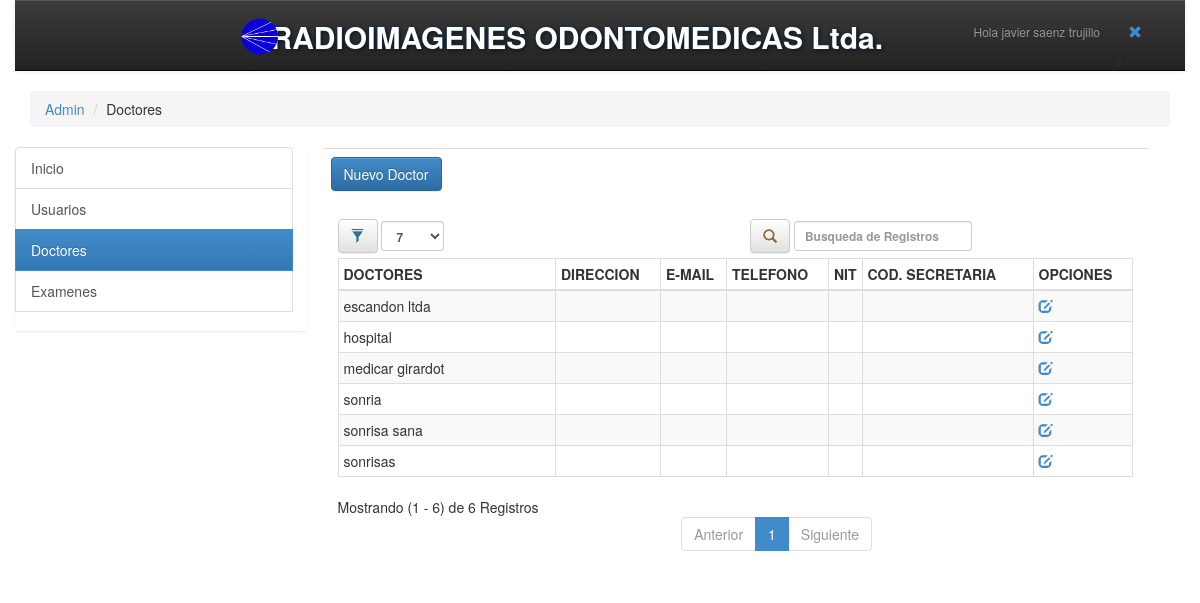
/usuarios/admin/tablas/doctores/index.php (signed in), run on the app's committed database.
### tables this page shows
CREATE TABLE `usuario` (
  `id_usuario` int(11) NOT NULL,
  `nom_usuario` varchar(40) NOT NULL,
  `nick` varchar(10) NOT NULL,
  `clave` varchar(10) NOT NULL,
  `tipo` int(1) NOT NULL
);

CREATE TABLE `dr` (
  `id_doctor` int(11) NOT NULL,
  `nom_doctor` varchar(40) NOT NULL
);

### usuarios/admin/tablas/doctores/index.php (the view, shortened to what this page needs)
<?php
include('../../../../cp/conexion.php');
$id=$_SESSION['id'];
$sql =" SELECT *
        FROM  usuario
        WHERE id_usuario=$id";
$consulta = $enlace->query($sql);
$reg = $consulta->fetch_object();
if($reg->tipo=="1"){
$url_logo="../../../../cp/";
$sqlcc =" SELECT * FROM  dr  ";
$listarcc = $enlace->query($sqlcc);
?>
<!DOCTYPE html>
<html>
<head>
        <link href="../../../../cp/bootstrap/css/bootstrap.css" rel="stylesheet">
        <link href="../../../../cp/bootstrap/css/bootstrap-theme.css" rel="stylesheet">
</head>
<body>
<div class="container">
  <header class="row"><nav class="navbar navbar-default navbar-static-top navbar-inverse">
  <div class="container-fluid ">
    <div class="navbar-header  navbar-right">
      <ul class="navbar-nav nav">
         <li ><a href="../../php/editaru.php" class="navbar-brand"><h6>Hola <?php echo $reg->nom_usuario;?></h6></a></li>
                <li><form action='../../../../index.php' method='POST'>
                  <a href="#" class="navbar-brand">
                    <center><button id='salir' name='salir' class="btn btn-link" value='1' >
                    <span class="glyphicon glyphicon-remove"></span> </button></center></a></form>
               ></li>
      </ul>
</div>
<center>
<?php require($url_logo.'nombre.php'); ?>
</center>
</nav></header>
<div class="container-fluid row">
<ol class="breadcrumb">
  <li><a href="../../">Admin</a></li>
  <li>Doctores</li>
</ol>
</div>
<div class="row">
<div class="list-group col-md-3 hidden-xs " >
<a class="list-group-item"  href="../../">Inicio</a>
<a class="list-group-item"  href="../usuarios">Usuarios</a>
<a class="list-group-item active"  href="">Doctores</a>
<a class="list-group-item"  href="../examenes" >Examenes</a>
<br>
</div>
<div class="col-md-2"></div>
<div class="container-fluid">
      <div class="col-xs-12 col-sm-9 col-md-9 col-lg-9">
<table border="0" align="center" class="table table-responsive ">
        <tr>
            <td width="100"><a href="#ventana1"  class="btn btn-primary" data-toggle="modal">Nuevo Doctor</a></td>
        </tr>
    </table>
            <div class="container-fluid">
           <table id="example" class="table table-condensed table-striped table-bordered dt-responsive table-hover nowrap " cellspacing="0" width="100%">
               <thead>
                    <tr>
                        <th>DOCTORES</th>
                        <th>DIRECCION</th>
                        <th>E-MAIL</th>
                        <th>TELEFONO</th>
                        <th>NIT</th>
                        <th>COD. SECRETARIA</th>
                       <th>OPCIONES</th>
                    </tr>
                </thead>
                  <tbody>
                    <?php
                    while($regcc=$listarcc->fetch_object())
                   {?>
                         <tr>
                          <td><?php echo mb_convert_encoding($regcc->nom_doctor, "UTF-8")?></td>
                          <td><?php echo mb_convert_encoding($regcc->direccion, "UTF-8")?></td>
                          <td><?php echo mb_convert_encoding($regcc->email, "UTF-8")?></td>
                          <td><?php echo mb_convert_encoding($regcc->telefono, "UTF-8")?></td>
                          <td><?php echo mb_convert_encoding($regcc->nit, "UTF-8")?></td>
                          <td><?php echo mb_convert_encoding($regcc->cod_secretaria, "UTF-8")?></td>
                         <td><a href="php/editar.php?id=<?php echo $regcc->id_doctor; ?>"  class="glyphicon glyphicon-edit"></a>
                             </tr>
                        <?php } ?>
                </tbody>
            </table>
</div></select></div>
</div>
</div>
</div>
</body>
</html>
<?php }else{
  header("Location:../../../../error2.php");
}?>

### data on the page
usuario: nom_usuario "javier saenz trujillo"
dr: nom_doctor "escandon ltda"
dr: nom_doctor "sonrisas"
dr: nom_doctor "sonria"
dr: nom_doctor "sonrisa sana"
dr: nom_doctor "hospital"
dr: nom_doctor "medicar girardot"
